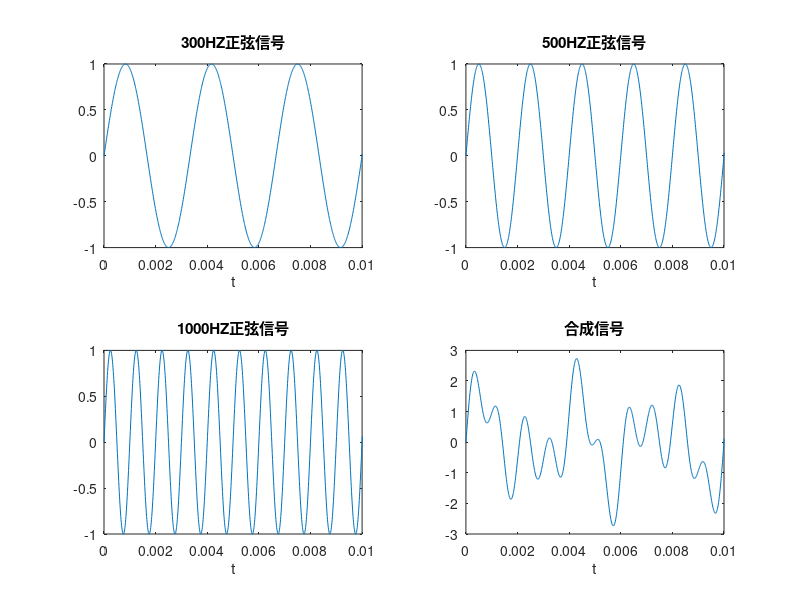
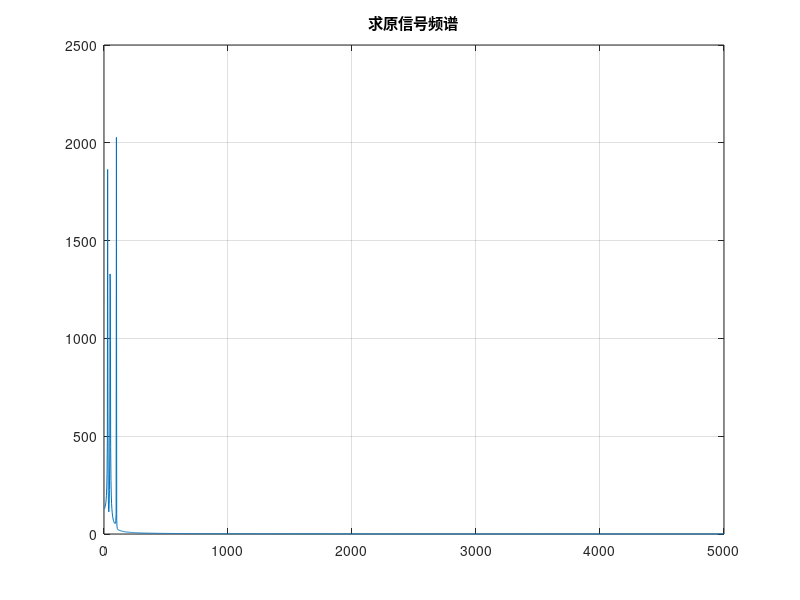
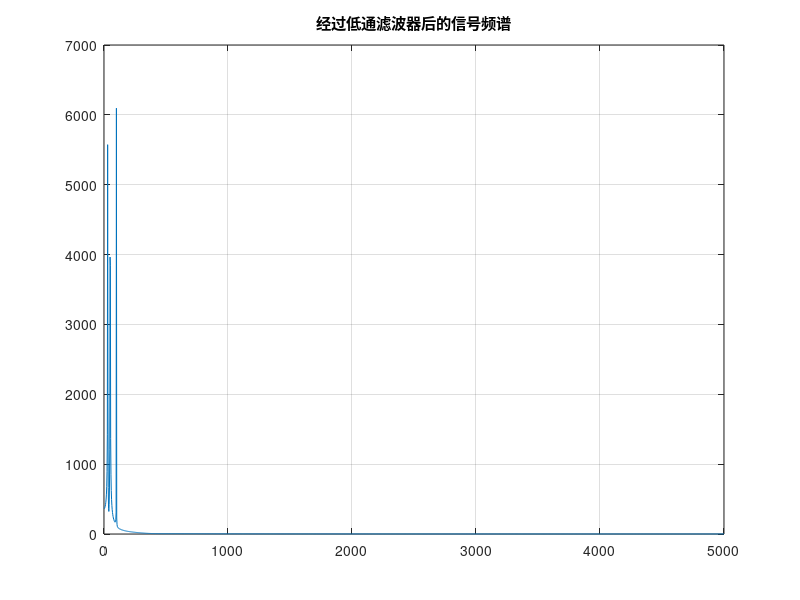

Write MATLAB code to recreate these figures, in order.
dt=0.00001; %设定步长

t=0:dt:3; %设置3个频率的正弦信号 300HZ ,500HZ,1000HZ

s1=sin(2*pi*300*t);

s2= sin(2*pi*500*t);

s3= sin(2*pi*1000*t);

s=s1+s2+s3; % 3个正弦信号叠加

figure(1);

subplot(2,2,1);plot(t,s1);

xlabel('t');title('300HZ正弦信号');

set(gca, 'XLim', [0,0.01]);

subplot(2,2,2); plot(t,s2);

xlabel('t');title('500HZ正弦信号');
set(gca, 'XLim', [0,0.01]);

subplot(2,2,3); plot(t,s3);

xlabel('t');title('1000HZ正弦信号');
set(gca, 'XLim', [0,0.01]);

subplot(2,2,4); plot(t,s);

xlabel('t');title('合成信号');
set(gca, 'XLim', [0,0.01]);


ss=fft(s,4096);

SS=(abs(ss(1:1:2049))); %求合成信号频谱

k1=0:2048;

w1=(1/4096)*k1*10000; %取0......Fs/2的部分

figure(2);

plot(w1,SS); grid %画频谱图

title('求原信号频谱');

%****通过低通滤波器*****%

ws1=1000; %设计一个带通为300HZ，阻带为1000HZ的低通滤波器

wp1=300; wc=5000;

wp=wp1/wc; ws=ws1/wc;

[n,wn]=buttord(wp,ws,1,30) %巴特沃斯低通滤波器

[b,a]=butter(n,wn);

sb=3*filter(b,a,s) ; %合成信号通过低通滤波器

ssb=fft(sb,4096); %求频谱

SSb=abs(ssb(1:1:2049));

k1=0:2048; w1=(1/4096)*k1*10000; %画频谱图

figure(3);

plot(w1,SSb); grid

title('经过低通滤波器后的信号频谱');